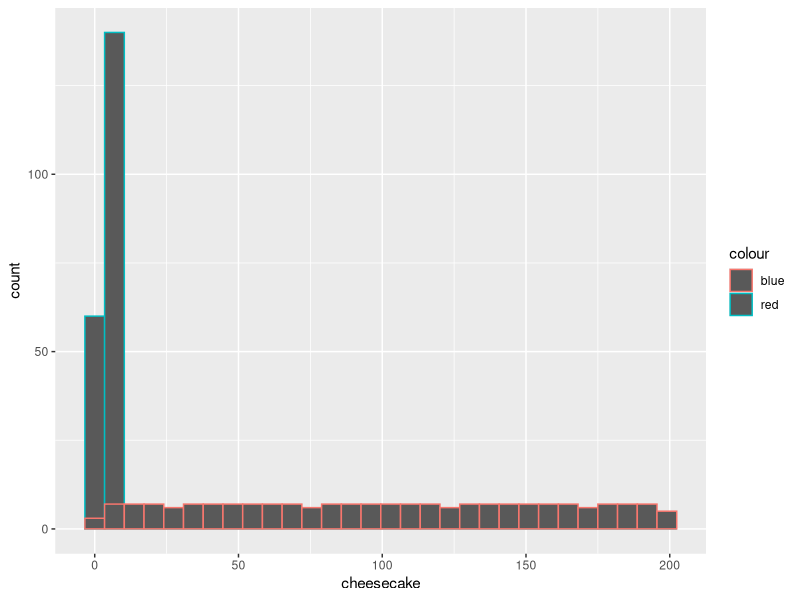
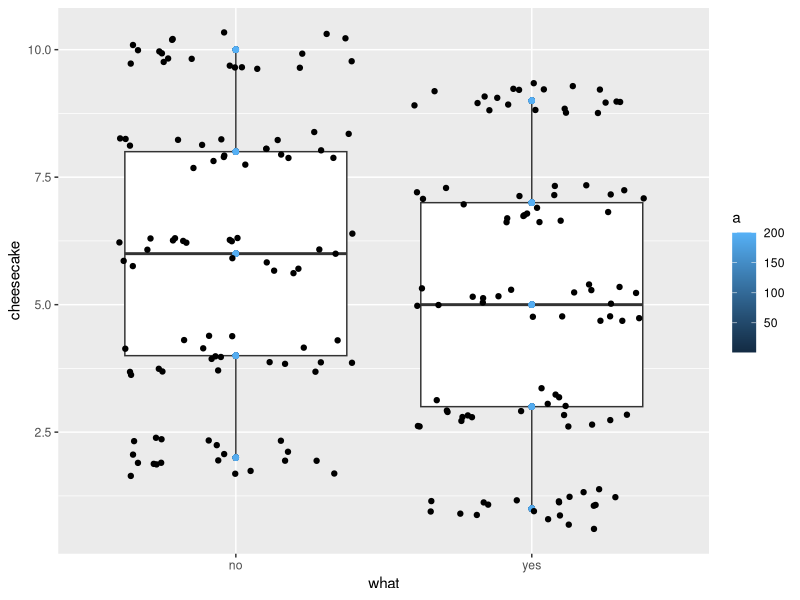
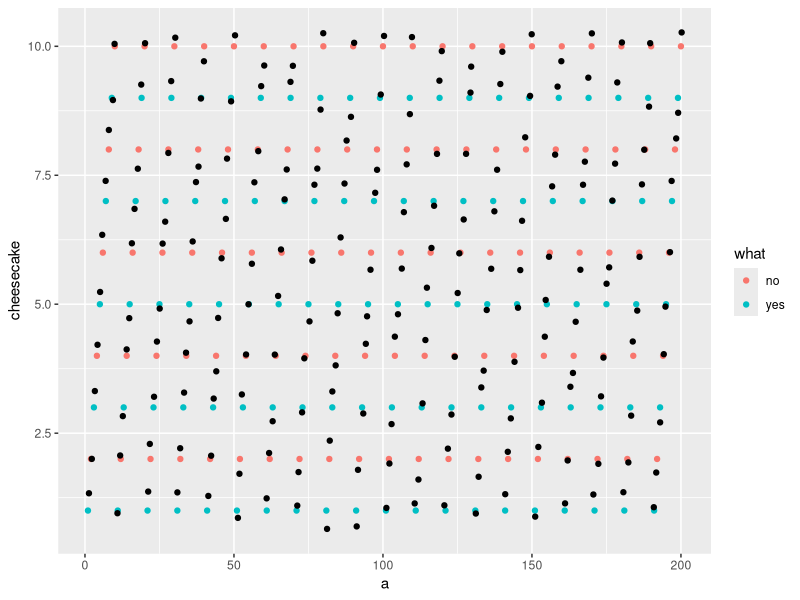
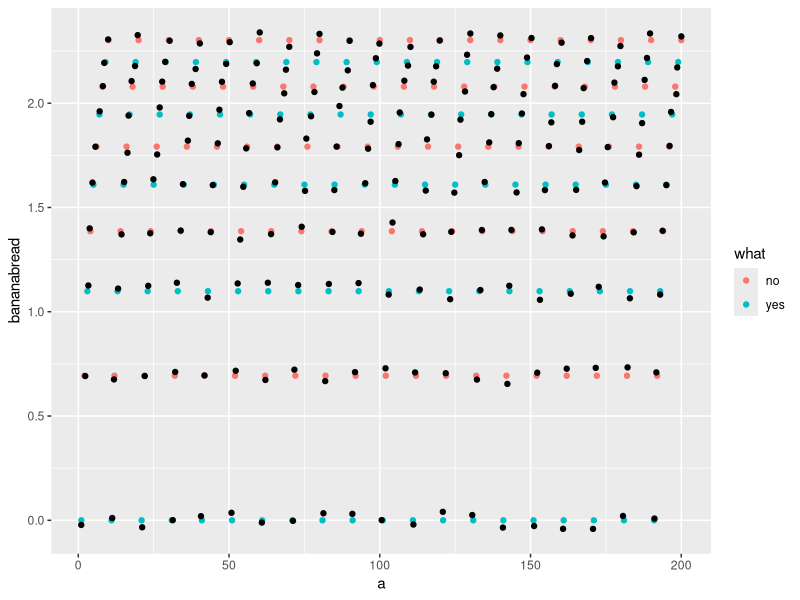
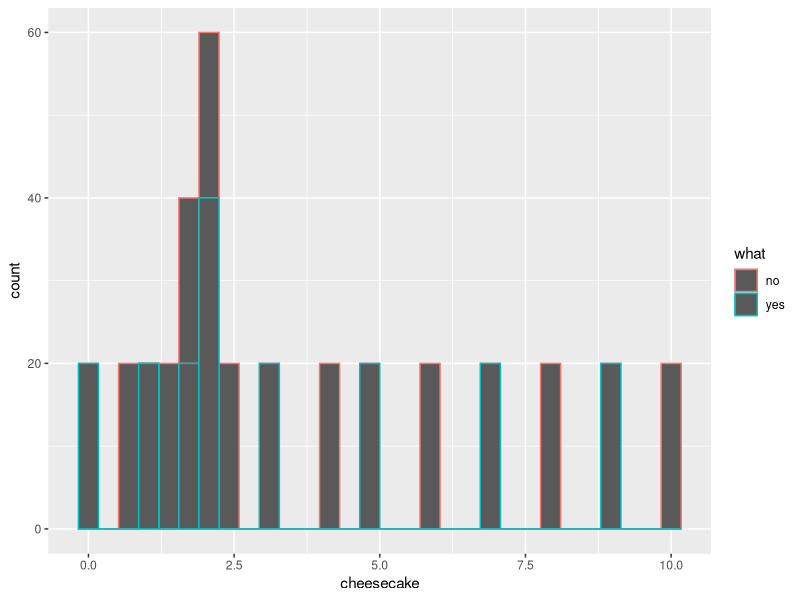

Write the R code that produced these figures, in order.
a<-1:200
cheesecake<-rep(1:10, 20)
a_cheesecake<-data.frame(a,cheesecake)
head(a_cheesecake)
library(ggplot2)
g1<- ggplot(a_cheesecake, aes(x=cheesecake,col="red"))+geom_histogram()+geom_histogram(aes(x=a, col="blue"))
g1
a_cheesecake$what<-rep(c("yes","no"),100)
g2<-ggplot(a_cheesecake, aes(x=what, y=cheesecake))+geom_boxplot()+geom_point(aes(col=a))+geom_jitter()
g2
g3<-ggplot(a_cheesecake, aes(x=a, y=cheesecake))+geom_point(aes(col=what))+geom_jitter()
g3
a_cheesecake$bananabread<-log(cheesecake)
g4<-ggplot(a_cheesecake, aes(x=a, y=bananabread))+geom_point(aes(col=what))+geom_jitter()
g4
g5<-ggplot(a_cheesecake, aes(x=cheesecake))+geom_histogram(aes(col=what))+geom_histogram(aes(x=bananabread,col=what))
g5
pie<-3.14*c(a_cheesecake$cheesecake,a_cheesecake$bananabread)
